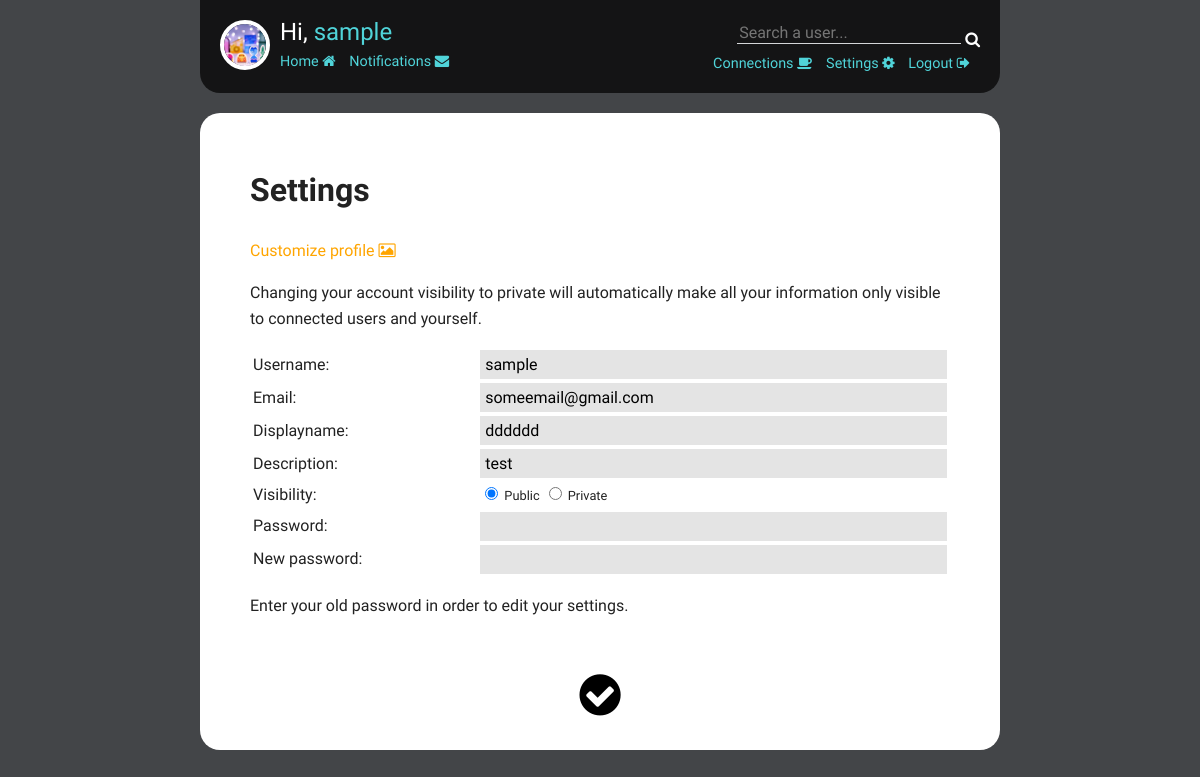
Screenshot of /user/settings/ (signed in) with the database file from the repository.
### user/models.py (models this page shows, shortened)
class User(models.Model):
    VIS_CHOICES=(
        (1, 'Public'),
        (0, 'Private'),
    )
    username = models.CharField(max_length=50)
    password = models.CharField(max_length=50)
    email = models.EmailField()
    displayname = models.CharField(max_length=50)
    description = models.CharField(max_length=200, blank=True)
    vis = models.PositiveSmallIntegerField(choices=VIS_CHOICES, default=1)
    profileImg = models.ImageField(upload_to='pic/', default = 'pic/default.jpg')
    bgImg = models.ImageField(upload_to='bg/', default = 'bg/default.jpg')  #change to imagefield?
    useBg = models.BooleanField()

### user/views.py (the view)
def settings(request):
    uid = request.session.get('login_id')
    u = User.objects.get(id=uid)
    notifNum = getUnreadNotifNum(request)
    form = AccountForm(instance=u)
    template = loader.get_template('user/settings.html')
    return HttpResponse(template.render({'form': form, 'user': u, 'notifNum': notifNum}, request))

### user/forms.py
class AccountForm(ModelForm):
    password = forms.CharField(max_length=50, widget=forms.PasswordInput())
    new_password = forms.CharField(max_length=50, required=False, widget=forms.PasswordInput())
    class Meta:
        model = User
        fields = ['username', 'email', 'displayname', 'description', 'vis', 'profileImg', 'bgImg', 'useBg']
        exclude = ['profileImg', 'bgImg', 'useBg']
        labels = {
            'vis' : 'Visibility',
            'profileImg' : 'Profile image',
            'bgImg' : 'Background image',
            'useBg' : 'Enable background',
        }
        widgets = {
            'vis': forms.RadioSelect(attrs={'class': 'radiobutton'}),
        }

### user/views.py (called while the page is built)
def getLoggedInUser(request):
    uid = request.session.get('login_id')
    try:
        u = User.objects.get(id=uid)
    except (KeyError, User.DoesNotExist):
        return None
    return u

def getUnreadNotifNum(request):
    u = getLoggedInUser(request)
    if u:
        num = Notification.objects.filter(Q(fromuser=u.id) & Q(is_accepted=True) & Q(is_read=False) |  Q(touser=u.id) & Q(is_accepted=False) & Q(is_read=False)).count()
        return num

### user/templates/user/settings.html (shortened to what this page needs)
{% extends 'main/layout.html' %}
{% block content %}
<div class="realcontent">
<h1>Settings</h1>
<span class="realcontentlinks">
<a href="{% url 'user:customize' %}" class="hvr-grow">Customize profile <i class="fa fa-picture-o" aria-hidden="true"></i></a></span>
<p>Changing your account visibility to private will automatically make all your information only visible to connected users and yourself.</p>
<form action="{% url 'user:editsettings' %}" method="post" enctype="multipart/form-data">
    <div class="styledform"><table>{{ form.as_table }}</table></div>
    <p>Enter your old password in order to edit your settings.</p>
    <br />
    <center><button class="fa fa-check-circle fa-3x submitbutton hvr-grow" type="submit"></button></center>
</form>
</div>
{% endblock %}

### main/templates/main/layout.html (shortened to what this page needs)
{% extends 'main/base.html' %}
{% block header %}
{% if request.session.login_id %}
  <div class="header-leftbar">
    <img src="/media/{{ user.profileImg }}" class="profileImg">
    <span class="greeting">Hi, <a href="{% url 'user:index' %}">{{ user.username }}</a></span><br/>
    <span class="header-links">
    <a href="{% url 'main:index' %}" class="hvr-grow">Home <i class="fa fa-home" aria-hidden="true"></i></a>
    <a href="{% url 'user:notifications' %}" class="hvr-grow link-margin-left">Notifications <i class="fa fa-envelope" aria-hidden="true"></i> {% if notifNum != 0 %}{{ notifNum }}{% endif %}</a>
    </span>
  </div><div class="header-rightbar">
  <form action="{% url 'user:searchuser' %}" method="get">
    <input type="text" name="user_name" placeholder="Search a user..." />
    <button class="fa fa-search submitbutton white-search hvr-grow" type="submit"></button>
  </form><span class="header-links">
  <a href="{% url 'user:connections' %}" class="hvr-grow link-margin-right">Connections <i class="fa fa-coffee" aria-hidden="true"></i></a>
  <a href="{% url 'user:settings' %}" class="hvr-grow link-margin-right">Settings <i class="fa fa-cog" aria-hidden="true"></i></a>
  <a href="{% url 'user:logout' %}" class="hvr-grow link-margin-right">Logout <i class="fa fa-sign-out" aria-hidden="true"></i></a>
</span>
  </div>
{% endif %}
{% endblock %}

### static/stylesheet.css (style rules this page uses)
*, *:after, *:before { -webkit-box-sizing: border-box; -moz-box-sizing: border-box; box-sizing: border-box; }
html, body { width:100%; height:100%; }
body { background-color:#434548; color: #222; line-height: 1.6; font-family: 'Oxygen', calibri, sans-serif; margin:0px; }
a { color: #50d4d9; text-decoration:none; border:none; }
.header-links { font-size:0.9em; }
.link-margin-right { margin-right:10px; }
.link-margin-left { margin-left:10px; }
.header-leftbar { padding:20px; }
.header-leftbar .profileImg { border: 4px solid #fff; border-radius:100%; vertical-align:text-top; margin-right:10px; height:50px; width:50px; float:left; }
.header-leftbar .greeting { font-size:1.5em; line-height:1em; font-family: 'Oswald', Georgia, serif; }
.header-rightbar { position:absolute; right:0px; top:0px; text-align:right; padding:20px; }
.header-rightbar form { margin-bottom:3px; }
.header-rightbar form input[type="text"] { color:#fff; font-size:1em; font-family: 'Oxygen', calibri, sans-serif; background-color:transparent; border:none; border-bottom:1px solid #d4d6d8; }
.realcontent { padding: 30px 50px; }
.realcontentlinks a { color:orange; }
.realcontent h1 { font-family: 'Oswald', Georgia, serif; color: #222; }
#theform table, .styledform table { width:100%; }
th { font-weight: 100; text-align:left; }
#theform input:not([type="radio"]), .styledform input:not([type="radio"]) { width:100%; border:0px; background-color:#e4e4e4; padding:5px; font-family: 'Oxygen', calibri, sans-serif; }
#theform ul, .styledform ul { list-style-type:none; padding:0px; margin:0px; text-align:left; }
#theform li, .styledform li { display:inline-block; font-size:0.8em; }
.styledform input { padding:10px; font-size:1em; }
.submitbutton { margin-top:10px; background-color:transparent; border:0px; }
.white-search { padding:0px; color:#fff; }

### rows the page displays
User: profileImg (picture), username "sample", email "someemail@gmail.com", displayname "dddddd", description "test", vis "☑ Visibility: ☐ Private"
